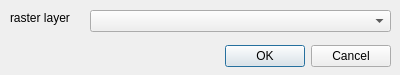
<?xml version="1.0" encoding="UTF-8"?>
<ui version="4.0">
 <class>facialRecognitionDialogBase</class>
 <widget class="QDialog" name="facialRecognitionDialogBase">
  <property name="geometry">
   <rect>
    <x>0</x>
    <y>0</y>
    <width>400</width>
    <height>75</height>
   </rect>
  </property>
  <property name="windowTitle">
   <string>facialRecognition</string>
  </property>
  <widget class="QDialogButtonBox" name="button_box">
   <property name="geometry">
    <rect>
     <x>50</x>
     <y>40</y>
     <width>341</width>
     <height>32</height>
    </rect>
   </property>
   <property name="orientation">
    <enum>Qt::Horizontal</enum>
   </property>
   <property name="standardButtons">
    <set>QDialogButtonBox::Cancel|QDialogButtonBox::Ok</set>
   </property>
  </widget>
  <widget class="QComboBox" name="layerList">
   <property name="geometry">
    <rect>
     <x>90</x>
     <y>10</y>
     <width>301</width>
     <height>22</height>
    </rect>
   </property>
   <property name="autoFillBackground">
    <bool>false</bool>
   </property>
  </widget>
  <widget class="QLabel" name="label">
   <property name="geometry">
    <rect>
     <x>10</x>
     <y>10</y>
     <width>71</width>
     <height>16</height>
    </rect>
   </property>
   <property name="text">
    <string>raster layer</string>
   </property>
  </widget>
 </widget>
 <resources/>
 <connections>
  <connection>
   <sender>button_box</sender>
   <signal>accepted()</signal>
   <receiver>facialRecognitionDialogBase</receiver>
   <slot>accept()</slot>
   <hints>
    <hint type="sourcelabel">
     <x>20</x>
     <y>20</y>
    </hint>
    <hint type="destinationlabel">
     <x>20</x>
     <y>20</y>
    </hint>
   </hints>
  </connection>
  <connection>
   <sender>button_box</sender>
   <signal>rejected()</signal>
   <receiver>facialRecognitionDialogBase</receiver>
   <slot>reject()</slot>
   <hints>
    <hint type="sourcelabel">
     <x>20</x>
     <y>20</y>
    </hint>
    <hint type="destinationlabel">
     <x>20</x>
     <y>20</y>
    </hint>
   </hints>
  </connection>
 </connections>
</ui>
